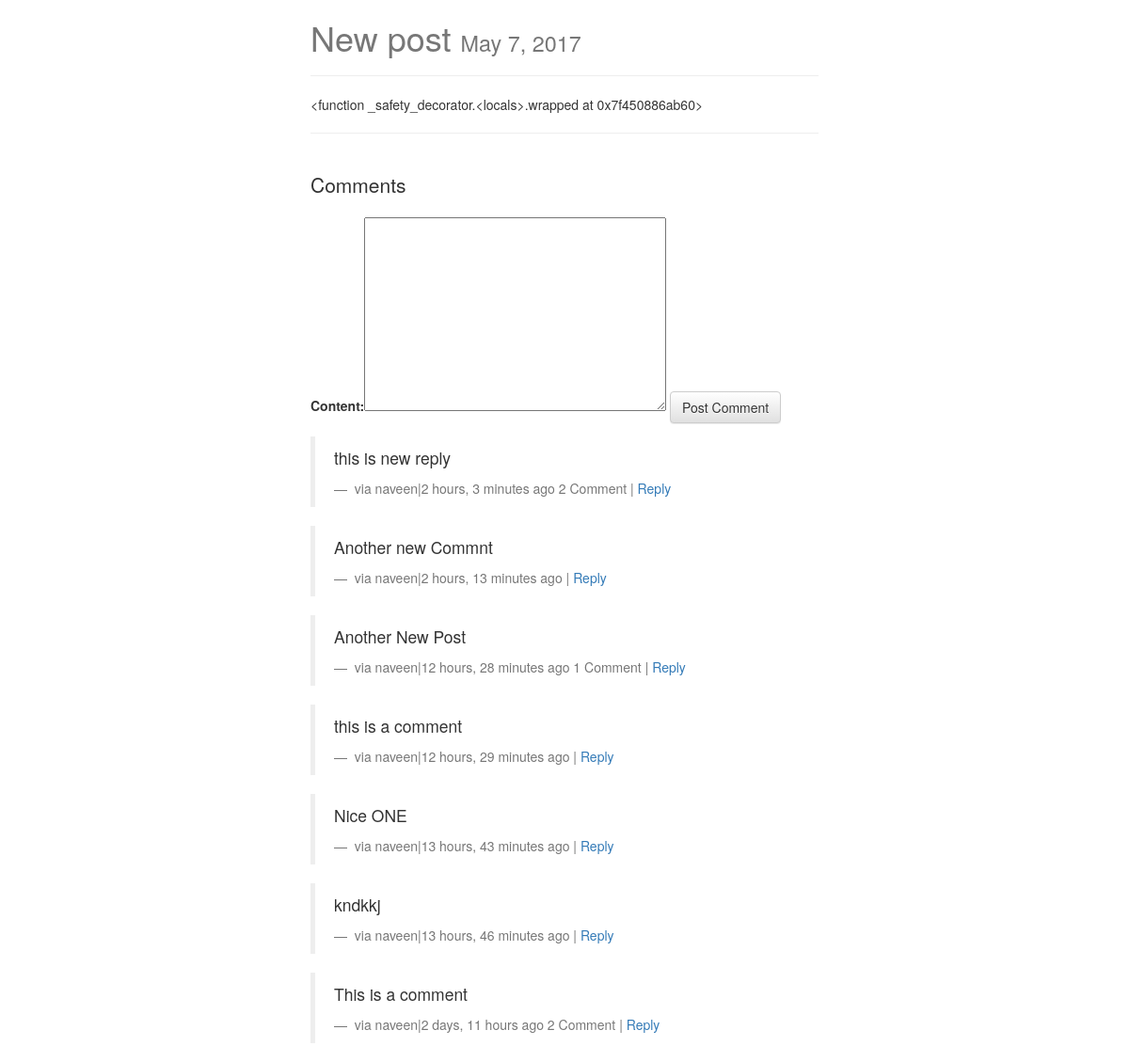
The page /posts/new-post/ on the database its author committed.
### posts/models.py (models this page shows, shortened)
class Post(models.Model):
    user = models.ForeignKey(settings.AUTH_USER_MODEL, default=1)
    title = models.CharField(max_length=120)
    slug = models.SlugField(unique=True)
    image = models.ImageField(upload_to=upload_location,
            null=True,
            blank=True,
            width_field="width_field",
            height_field="height_field")
    height_field = models.IntegerField(default=0)
    width_field = models.IntegerField(default=0)
    content = models.TextField()
    draft = models.BooleanField(default=False)
    publish = models.DateField(auto_now=False, auto_now_add=False)
    updated = models.DateTimeField(auto_now=True, auto_now_add=False)
    timestamp = models.DateTimeField(auto_now=False, auto_now_add=True)
    objects = PostManager()
    class Meta:
        ordering = ["-timestamp", "-updated"]
    def get_markdown(self):
        content = self.content
        return mark_safe(markdown(content))
    @property
    def comments(self):
        instance = self
        qs = Comment.objects.filter_by_instance(instance)
        return qs
    @property
    def get_content_type(self):
        instance = self
        content_type = ContentType.objects.get_for_model(instance.__class__)
        return content_type

### comments/models.py (models this page shows, shortened)
class Comment(models.Model):
	user 		= models.ForeignKey(settings.AUTH_USER_MODEL,default=1)
	content_type = models.ForeignKey(ContentType, on_delete=models.CASCADE)
	object_id = models.PositiveIntegerField()
	content_object = GenericForeignKey('content_type', 'object_id')
	parent         = models.ForeignKey("self",null=True,blank=True)
	content 	= models.TextField()
	timestamp	= models.DateTimeField(auto_now_add=True)
	objects = CommentManager()
	class Meta:
		ordering = ["-timestamp"]
	def children(self):
		return Comment.objects.filter(parent=self)

### posts/views.py (the view, shortened to what this page needs)
# urls.py: url(r'^(?P<slug>[\w-]+)/$', views.post_detail, name='detail'),
def post_detail(request, slug=None):
	instance = get_object_or_404(Post, slug=slug)
	if instance.publish > timezone.now().date() or instance.draft:
		if not request.user.is_staff or not request.user.is_superuser:
			raise Http404
	initial_data = {
			"content_type":instance.get_content_type,
			"object_id" : instance.id
	}
	form = CommentForm(request.POST or None,initial=initial_data)
	comments = instance.comments
	share_string = quote_plus(instance.content)
	context = {
		"title": instance.title,
		"instance": instance,
		"share_string": share_string,
		"comments":comments,
		"comment_form":form
	}
	return render(request, "post_detail.html", context)

### comments/forms.py
class CommentForm(forms.Form):
	content_type = forms.CharField(widget = forms.HiddenInput)
	object_id = forms.IntegerField(widget = forms.HiddenInput)
	content = forms.CharField(widget = forms.Textarea)

### comments/models.py (called while the page is built)
	def filter_by_instance(self,instance):
		content_type = ContentType.objects.get_for_model(instance.__class__)
		object_id = instance.id
		qs = super(CommentManager,self).filter(content_type=content_type,object_id=object_id).filter(parent=None)
		return qs

### posts/templatetags/urlify.py (called while the page is built)
@register.filter
def urlify(value):
    return quote_plus(value)

### templates/post_detail.html (shortened to what this page needs)
{% extends "base.html" %}
{% load urlify %}
{% block content %}
<div class='col-sm-6 col-sm-offset-3'>
<h1>{{ title }} <small>{% if instance.draft %}<span style='color:red;'>Draft</span> {% endif %}{{ instance.publish }}</small></h1>
<p><div class="fb-like" data-href="{{ request.build_absolute_uri }}" data-layout="button_count" data-action="like" data-show-faces="true" data-share="true"></div>
<hr/>
</p>
<div class='row'>
<div class='col-sm-12 '>
   <div class='page-detail-item'>{{ instance.get_markdown }}</div>
    <hr/>
    <br/>
    <div>
    	<p class='lead'>Comments</p>
        <form method='post' action=".">{% csrf_token %}
        {{comment_form}}
        <input type="submit" value='Post Comment' class='btn btn-default'>
        </form>
    	{% for comment in comments %}
        <blockquote>
    	<p> {{comment.content}}</p>
        <footer> via {{comment.user}}|{{comment.timestamp|timesince}} ago {% if comment.children.count > 0  %} {{comment.children.count}} Comment {% endif %}| <a class='comment-reply-btn' href ='#'> Reply</a> </footer>
                </blockquote>
    	{% endfor %}
        </div>
    </div>
</div>
</div>
</div>
{% endblock content %}

### templates/base.html (shortened to what this page needs)
{% load staticfiles %}
<html>
<head>
<link rel="stylesheet" href="https://maxcdn.bootstrapcdn.com/bootstrap/3.3.6/css/bootstrap.min.css">
<link rel="stylesheet" href="https://maxcdn.bootstrapcdn.com/bootstrap/3.3.6/css/bootstrap-theme.min.css">
<link rel='stylesheet' href='{% static "css/base.css" %}' />
</head>
<body>
<div class='container'>
{% block content %}{% endblock content %}
</body>
</html>

### static/css/base.css (style rules this page uses)
h1 { color: #777777; }

### rows shown on the page
Post: title "New post", publish "May 7, 2017", get_markdown "<function _safety_decorator.<locals>.wrapped at 0x7f450886ab60>"
Comment: content "this is new reply", user "naveen", timestamp "2 hours, 3 minutes", children.count "2"
Comment: content "Another new Commnt", user "naveen", timestamp "2 hours, 13 minutes"
Comment: content "Another New Post", user "naveen", timestamp "12 hours, 28 minutes", children.count "1"
Comment: content "this is a comment", user "naveen", timestamp "12 hours, 29 minutes"
Comment: content "Nice ONE", user "naveen", timestamp "13 hours, 43 minutes"
Comment: content "kndkkj", user "naveen", timestamp "13 hours, 46 minutes"
Comment: content "This is a comment", user "naveen", timestamp "2 days, 11 hours", children.count "2"
